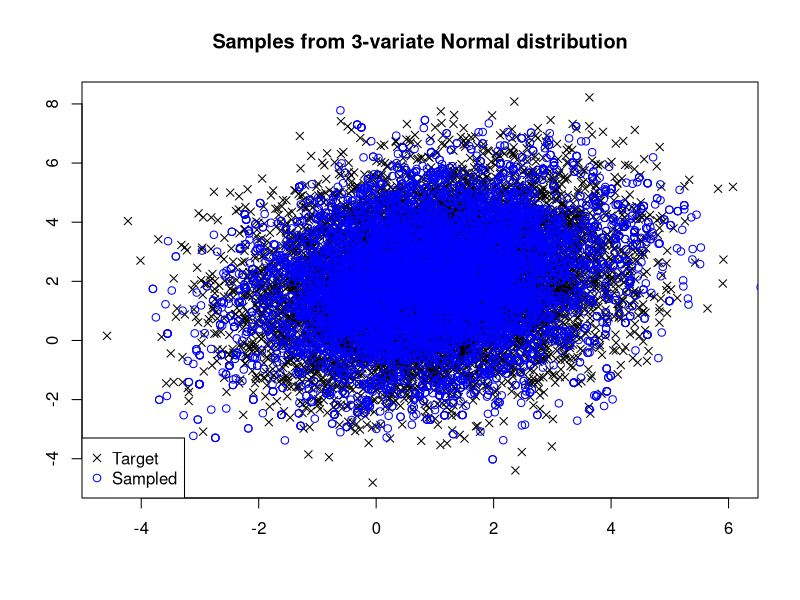

Write the R code that produced this figure.
library(MASS)

logLikelihood <- function(x, mu, sigma) {
  p <- length(mu)
  -0.5 * (p * log(2 * pi) + log(det(sigma)) + t(x - mu) %*% solve(sigma) %*% (x - mu))
}

metropolisHastings <- function(n, mu, sigma) {
  p <- length(mu)
  x <- rep(0, p)
  accept <- 0
  chain <- matrix(0, n, p)
  for (i in 1:n) {
    x.prop <- rnorm(p, mean = x, sd = 1)
    log.ratio <- logLikelihood(x.prop, mu, sigma) - logLikelihood(x, mu, sigma)
    if (log(runif(1)) < log.ratio) {
      x <- x.prop
      accept <- accept + 1
    }
    chain[i, ] <- x
  }
  list(chain = chain, accept.rate = accept/n)
}

# Example usage
set.seed(1)
n <- 1e4
mu <- c(1, 2, 3)
sigma <- matrix(c(2, 0.5, 0.5, 0.5, 3, 0.2, 0.5, 0.2, 1), nrow = 3)
result <- metropolisHastings(n, mu, sigma)
accept.rate <- result$accept.rate
chain <- result$chain

plot(mvrnorm(n,mu,sigma,tol = 1e-6, empirical = FALSE, EISPACK = FALSE ), pch = 4, ylab = "", xlab = "")
points(chain, col = "blue")
legend("bottomleft",legend =c("Target", "Sampled"), pch = c(4,1), col = c("black", "blue"))
title(main = "Samples from 3-variate Normal distribution", xlab = " ", ylab = " ")
